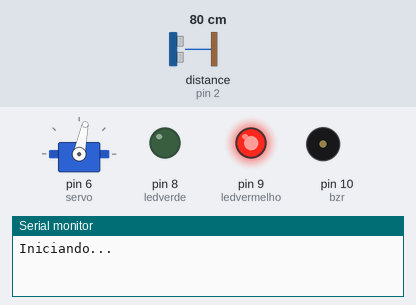
The sketch below on a simulated Arduino Uno, built with avr-gcc and run on an emulated ATmega328P. Shown: servo, output pins drawn as LEDs (lit = HIGH), buzzer (waves = sounding), the last lines printed to the serial monitor. The test bench sets the inputs (shaded band); at power-on: distance to the obstacle (sensor on pin 2) 80 cm. The echo pulse lasts 58.3 µs per cm; pins used as bus, display or sensor lines are not drawn.

Above: at 4.2 s.
4.3 s: distance to the obstacle (sensor on pin 2) set to 22 cm
At 6.9 s:
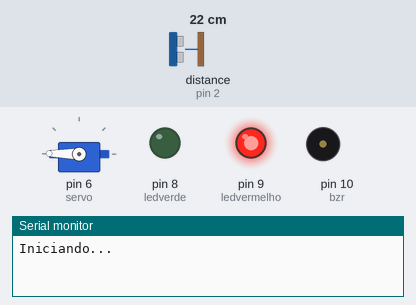
17.1 s: distance to the obstacle (sensor on pin 2) set to 17 cm
At 20.28 s:
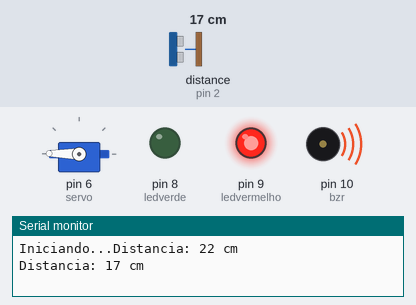
At 25.0 s:
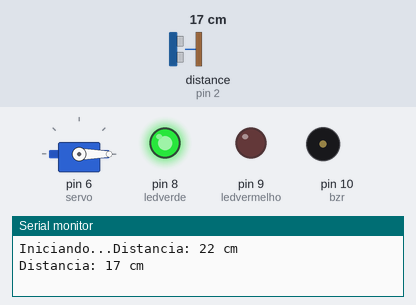
Timing chart, 0 to 35.9 s (numbered marks = the images above; inputs shaded):
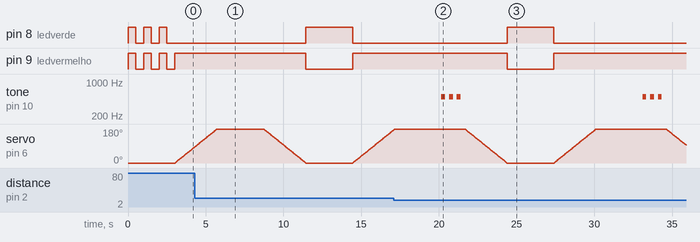

The sketch:

semaforo.ino
```cpp
#include <Servo.h>

int servo = 6; // Porta Digital 6 PWM
Servo s; // Variável Servo
int pos; // Posição Servo

int ledverde = 8;
int ledvermelho = 9;

int trigPin = 3;
int echoPin = 2;
long duration;
int distance;

int bzr = 10;

void iniciar() {
  Serial.begin(9600);

  Serial.print("Iniciando...");
  pinMode(trigPin, OUTPUT); // Sets the trigPin as an OUTPUT
  pinMode(echoPin, INPUT); // Sets the echoPin as an INPUT

  s.attach(servo);
  s.write(0); // Inicia motor posição zero

  pinMode(ledverde, OUTPUT);
  pinMode(ledvermelho, OUTPUT);

  pinMode(bzr, OUTPUT); // Buzzer

  for (int i = 0; i < 3; i++) {
    digitalWrite(ledvermelho, HIGH);
    digitalWrite(ledverde, HIGH);
    delay(500);
    digitalWrite(ledvermelho, LOW);
    digitalWrite(ledverde, LOW);
    delay(500);
  }
}

void fecharVia() {
  digitalWrite(ledvermelho, HIGH);
  digitalWrite(ledverde, LOW);
  for (pos = 0; pos < 180; pos++)
  {
    s.write(pos);
    delay(15);
  }
  delay(3000);
}

void abrirVia() {
  for (pos = 180; pos >= 0; pos--)
  {
    s.write(pos);
    delay(15);

  }
  digitalWrite(ledverde, HIGH);
  digitalWrite(ledvermelho, LOW);
  delay(3000);
}

void somMulta() {
  for (int i = 0; i < 3; i++) {
    tone(bzr, 500);
    delay(250);
    noTone(bzr);
    delay(250);
  }
}

void lerDistancia() {
  digitalWrite(trigPin, LOW);
  delayMicroseconds(2);
  digitalWrite(trigPin, HIGH);
  delayMicroseconds(10);
  digitalWrite(trigPin, LOW);

  duration = pulseIn(echoPin, HIGH);
  distance = duration * 0.0344 / 2;

  Serial.print("Distancia: ");
  Serial.print(distance);
  Serial.println(" cm");
}

void setup ()
{
  iniciar();
}
void loop()
{
  fecharVia();
  lerDistancia();
  if (distance < 20 && distance > 0) {
    somMulta();
  }
  abrirVia();
}
```

Measured:
- the behaviour switches between 20 and 19 cm on distance to the obstacle (sensor on pin 2) (found by bisection; images 1 and 2)
- after the input at 17.1 s, tone on pin 10 (bzr): plays 500 Hz for 0.25 s, 500 Hz for 0.25 s, 500 Hz for 0.25 s, 500 Hz for 0.25 s, 500 Hz for 0.25 s, 500 Hz for 0.25 s, starting after 3.1 s
